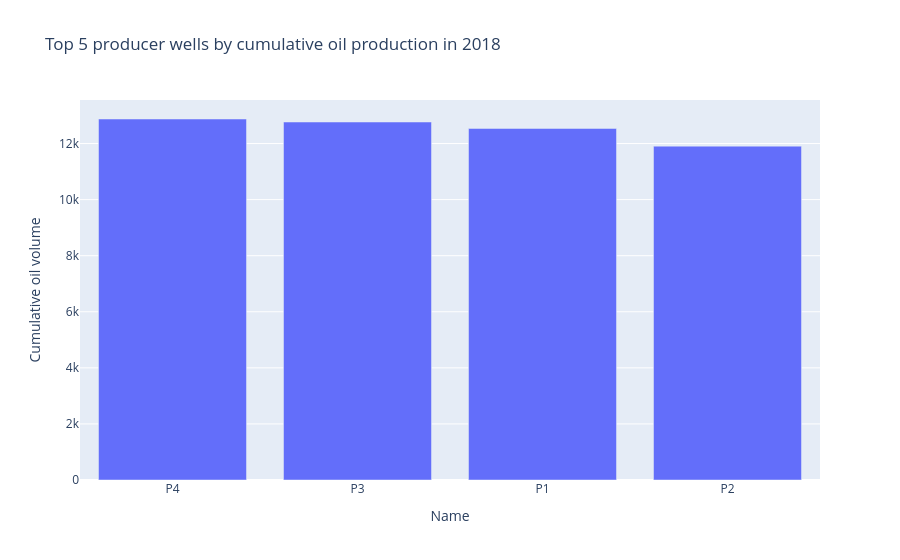
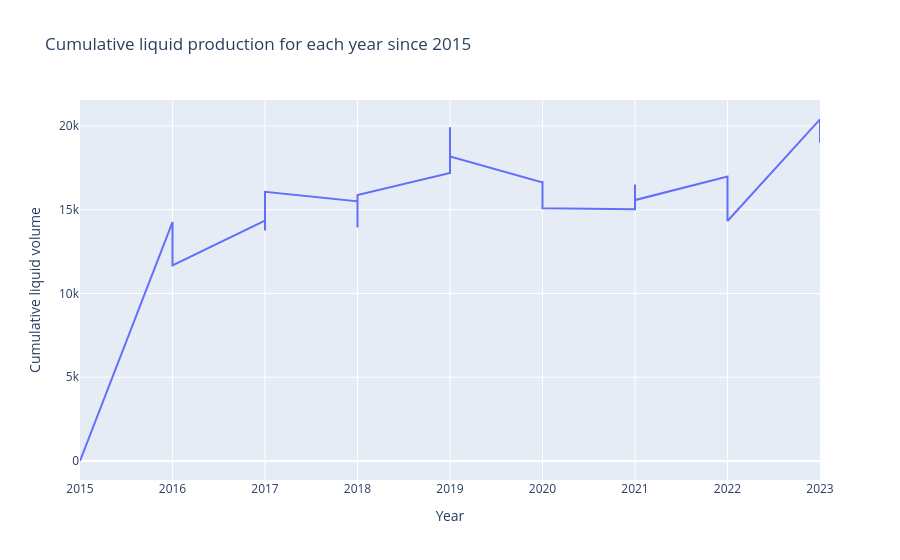

Notebook code cell kept with these figures, in order:
### Code cell
for item in ui_items.items:

    try:
        if item.type == "text":
            print( item.data['text'])
        if item.type == "chart":
            item = item.data['plotly']
            pio.show(item)
    except Exception as e:
        print(e)
        pass

### Figure 1 — Plotly figure (JSON) as saved in the notebook; plotly's stock layout.template omitted (floating-point values rounded to 4 significant figures)
{"data": [{"name": "Cumulative oil volume", "orientation": "v", "type": "bar", "x": ["P4", "P3", "P1", "P2"], "y": [12880.0, 12770.0, 12540.0, 11910.0]}], "layout": {"barmode": "group", "title": {"text": "Top 5 producer wells by cumulative oil production in 2018"}, "xaxis": {"title": {"text": "Name"}}, "yaxis": {"title": {"text": "Cumulative oil volume"}}}}

### Figure 2 — Plotly figure (JSON) as saved in the notebook; plotly's stock layout.template omitted (floating-point values rounded to 4 significant figures)
{"data": [{"mode": "lines", "name": "Cumulative liquid volume", "type": "scatter", "x": [2015, 2015, 2015, 2015, 2016, 2016, 2016, 2016, 2017, 2017, 2017, 2017, 2018, 2018, 2018, 2018, 2019, 2019, 2019, 2019, 2020, 2020, 2020, 2020, 2021, 2021, 2021, 2021, 2022, 2022, 2022, 2022, 2023, 2023, 2023, 2023], "y": [0, 0, 0, 0, 14260.0, 12850.0, 13080.0, 11670.0, 14350.0, 15500.0, 13750.0, 16060.0, 15500.0, 13930.0, 14370.0, 15880.0, 17200.0, 19010.0, 19910.0, 18170.0, 16630.0, 16710.0, 15190.0, 15080.0, 15030.0, 16510.0, 15960.0, 15570.0, 16980.0, 15390.0, 15930.0, 14320.0, 20390.0, 19000.0, 20410.0, 19010.0]}], "layout": {"title": {"text": "Cumulative liquid production for each year since 2015"}, "xaxis": {"title": {"text": "Year"}}, "yaxis": {"title": {"text": "Cumulative liquid volume"}}}}
